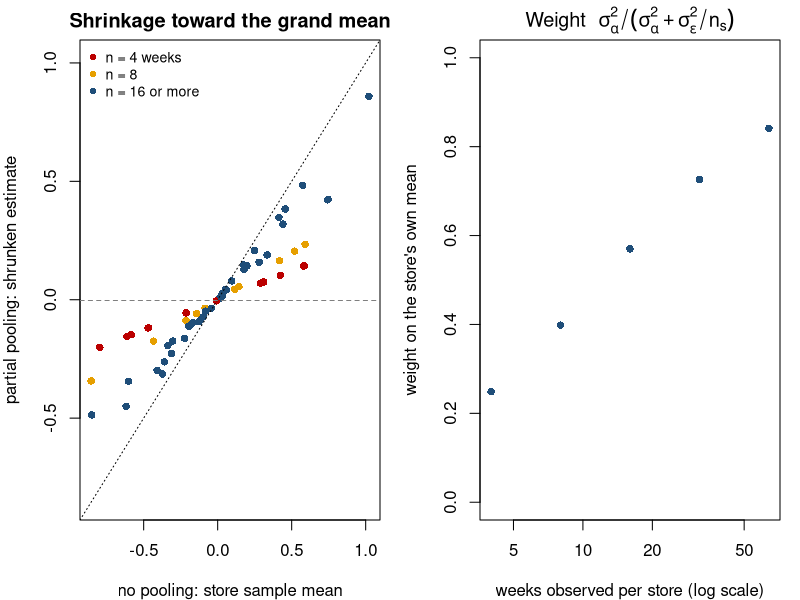

R code for this plot:
# Partial pooling figure for L9a (Panel Data and Fixed Effects): store effects estimated three ways.
# No pooling (store means), complete pooling (grand mean), partial pooling (empirical Bayes / random effects).
# Dependencies: none beyond base R.  Run:  Rscript partial_pooling.R
set.seed(20261022)
S <- 60; sd_alpha <- 0.4; sd_eps <- 1.0
alpha <- rnorm(S, 0, sd_alpha)                              # true store effects (log sales)
n_s <- sample(c(4, 8, 16, 32, 64), S, replace = TRUE)      # weeks observed per store: very uneven
ybar <- alpha + rnorm(S, 0, sd_eps / sqrt(n_s))             # store sample means
grand <- mean(ybar)
# variance components from the data (method of moments): sigma_eps^2 known here for clarity, sigma_alpha^2 estimated
s2_eps <- sd_eps^2; s2_alpha <- max(0, var(ybar) - mean(s2_eps / n_s))
shrink <- s2_alpha / (s2_alpha + s2_eps / n_s)               # weight on the store's own mean
eb <- grand + shrink * (ybar - grand)
mse <- c(no_pooling = mean((ybar - alpha)^2), complete = mean((grand - alpha)^2), partial = mean((eb - alpha)^2))
cat(sprintf("sigma_alpha^2 hat %.3f (truth %.3f) | MSE: no pooling %.4f, complete pooling %.4f, partial pooling %.4f\n", s2_alpha, sd_alpha^2, mse[1], mse[2], mse[3]))
cat(sprintf("ranking: top-5 by store mean have n = %s; top-5 by partial pooling have n = %s\n",
            paste(n_s[order(-ybar)][1:5], collapse = ","), paste(n_s[order(-eb)][1:5], collapse = ",")))
pdf("fig_partial_pooling.pdf", width = 8, height = 4, pointsize = 11)
par(mfrow = c(1, 2), mar = c(4, 4, 2, 1))
cols <- c("#bb0000", "#e69f00", "#1f4e79", "#1f4e79", "#1f4e79")[match(n_s, c(4, 8, 16, 32, 64))]
plot(ybar, eb, pch = 16, col = cols, xlab = "no pooling: store sample mean", ylab = "partial pooling: shrunken estimate",
     main = "Shrinkage toward the grand mean", xlim = range(ybar), ylim = range(ybar))
abline(0, 1, lty = 3); abline(h = grand, lty = 2, col = "grey50")
legend("topleft", bty = "n", cex = 0.85, legend = c("n = 4 weeks", "n = 8", "n = 16 or more"), col = c("#bb0000", "#e69f00", "#1f4e79"), pch = 16)
plot(n_s, shrink, pch = 16, col = "#1f4e79", log = "x", xlab = "weeks observed per store (log scale)", ylab = "weight on the store's own mean",
     main = expression(paste("Weight  ", sigma[alpha]^2 / (sigma[alpha]^2 + sigma[epsilon]^2 / n[s]))), ylim = c(0, 1))
dev.off()
